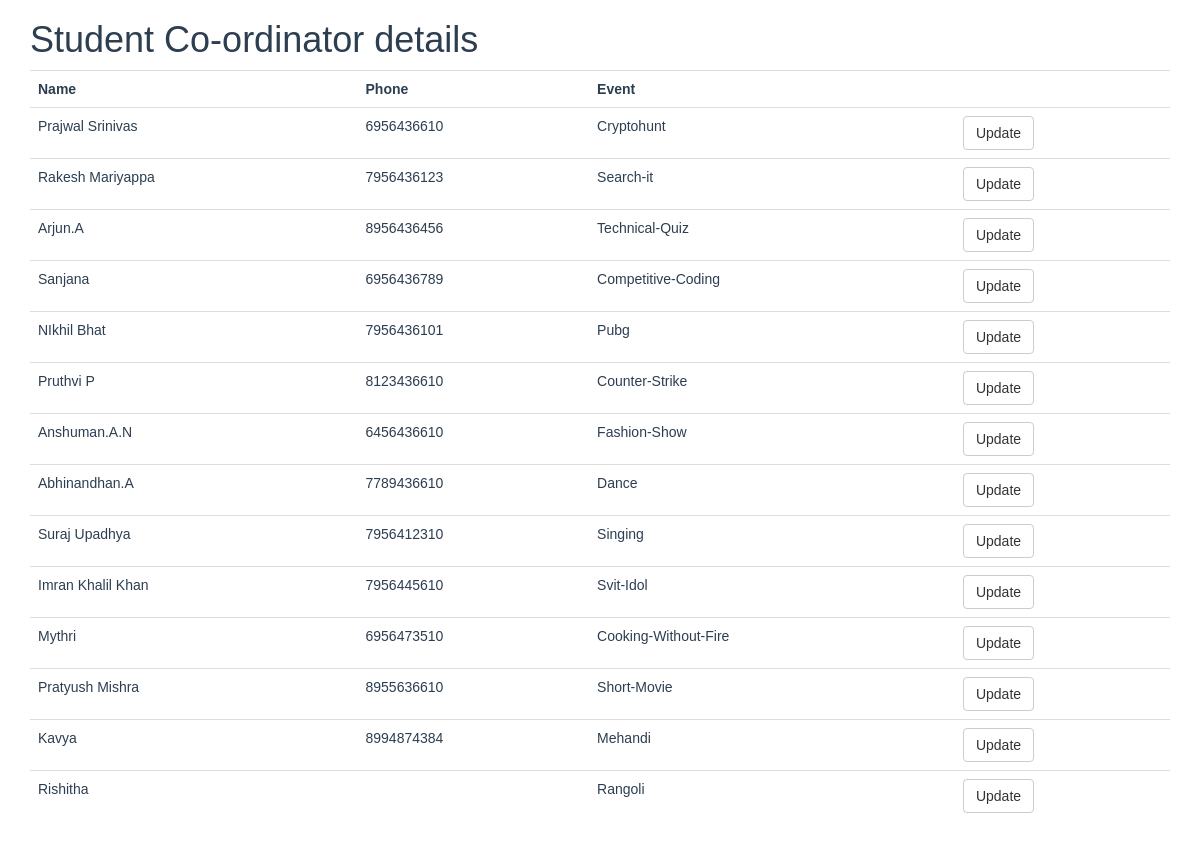
Screenshot of /Stu_cordinator.php with the database file from the repository.
### tables this page shows
CREATE TABLE `student_coordinator` (
  `sid` int(11) NOT NULL,
  `st_name` varchar(100) NOT NULL,
  `phone` varchar(10) DEFAULT NULL,
  `event_id` int(11) DEFAULT NULL
);

CREATE TABLE `events` (
  `event_id` int(11) NOT NULL,
  `event_title` varchar(50) NOT NULL,
  `event_price` int(11) DEFAULT NULL,
  `participents` int(100) DEFAULT 0,
  `img_link` text DEFAULT NULL,
  `type_id` int(11) DEFAULT NULL
);

### Stu_cordinator.php (the view, shortened to what this page needs)
<?php
include_once 'classes/db1.php';
$result = mysqli_query($conn,"SELECT * FROM student_coordinator s ,events e where e.event_id= s.event_id");
?>
<!DOCTYPE html>
<html>
<head>
        <?php require 'utils/styles.php'; ?>
    </head>
<div class = "content">
<div class = "container">
<h1>Student Co-ordinator details</h1>
<?php
if (mysqli_num_rows($result) > 0) {
?>
 <table class="table table-hover" >
  <tr>
    <th>Name</th>
    <th>Phone</th>
    <th>Event</th>
    <th></th>
  </tr>
<?php
while($row = mysqli_fetch_array($result)) {
?>
<tr>
    <td><?php echo $row["st_name"]; ?></td>
    <td><?php echo $row["phone"]; ?></td>
    <td><?php echo $row["event_title"]; ?></td>
    <td> <?php echo '<a  href="updateStudent.php?id='.$row['event_id'].'" class = "btn btn-default"> Update</a>'?></td>
</tr>
<?php
}
?>
</table>
 <?php
}
else{
    echo "No result found";
}
?>
</div>
</div>
 </body>
</html>

### css/style.css (style rules this page uses)
.content { font-family: Arial, Helvetica, sans-serif; color: #2C3E50; }

### rows the page displays
student_coordinator: st_name "Prajwal Srinivas", phone "6956436610", event.event_title "Cryptohunt"
student_coordinator: st_name "Rakesh Mariyappa", phone "7956436123", event.event_title "Search-it"
student_coordinator: st_name "Arjun.A", phone "8956436456", event.event_title "Technical-Quiz"
student_coordinator: st_name "Sanjana", phone "6956436789", event.event_title "Competitive-Coding"
student_coordinator: st_name "NIkhil Bhat", phone "7956436101", event.event_title "Pubg"
student_coordinator: st_name "Pruthvi P", phone "8123436610", event.event_title "Counter-Strike"
student_coordinator: st_name "Anshuman.A.N", phone "6456436610", event.event_title "Fashion-Show"
student_coordinator: st_name "Abhinandhan.A", phone "7789436610", event.event_title "Dance"
student_coordinator: st_name "Suraj Upadhya", phone "7956412310", event.event_title "Singing"
student_coordinator: st_name "Imran Khalil Khan", phone "7956445610", event.event_title "Svit-Idol"
student_coordinator: st_name "Mythri", phone "6956473510", event.event_title "Cooking-Without-Fire"
student_coordinator: st_name "Pratyush Mishra", phone "8955636610", event.event_title "Short-Movie"
student_coordinator: st_name "Kavya", phone "8994874384", event.event_title "Mehandi"
student_coordinator: st_name "Rishitha", event.event_title "Rangoli"
